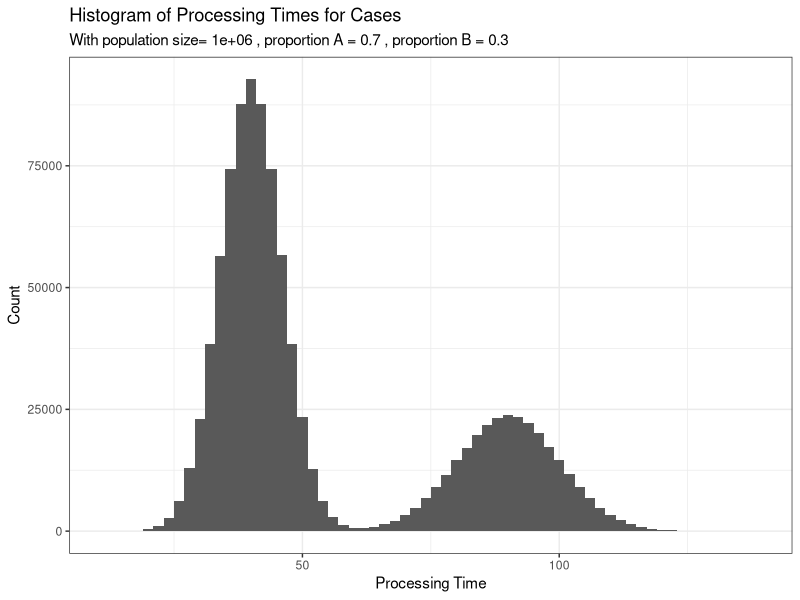
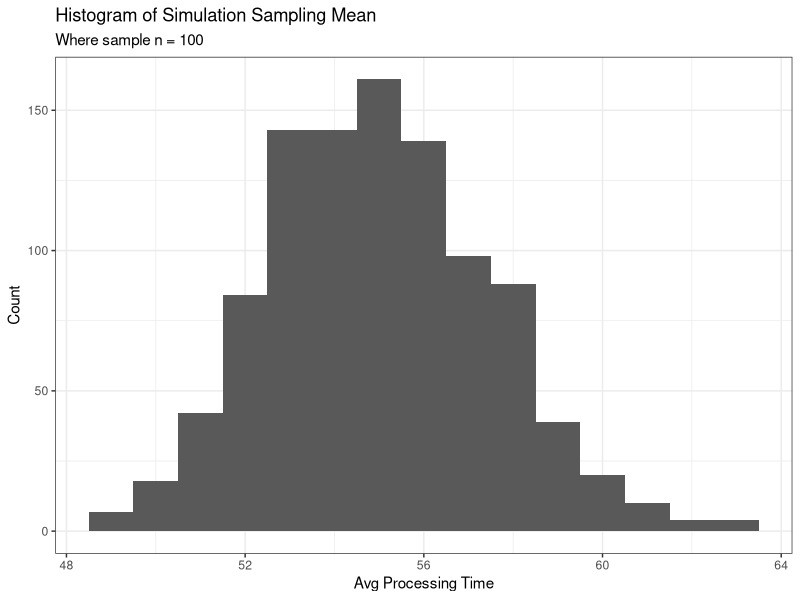
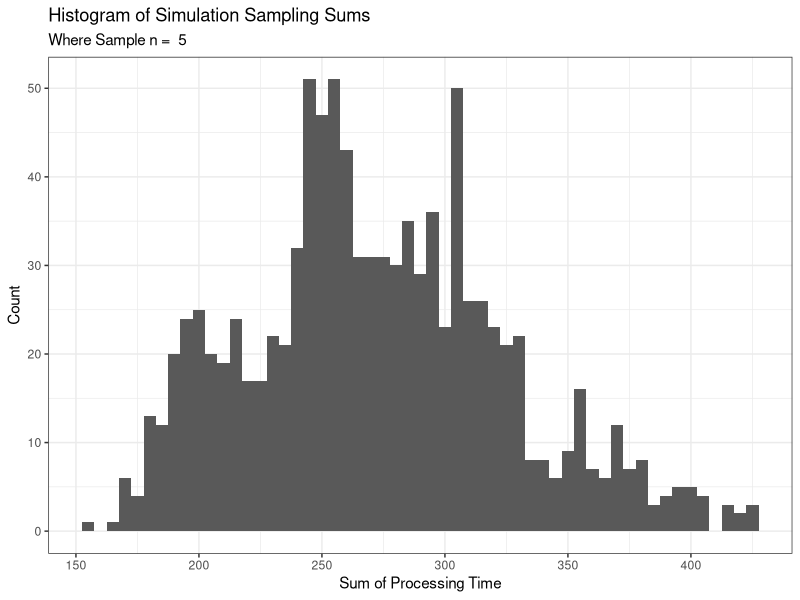
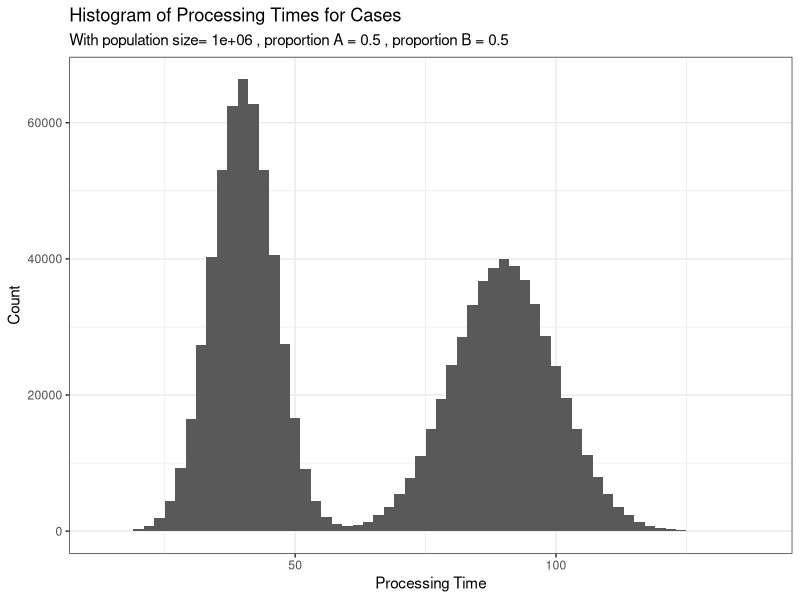
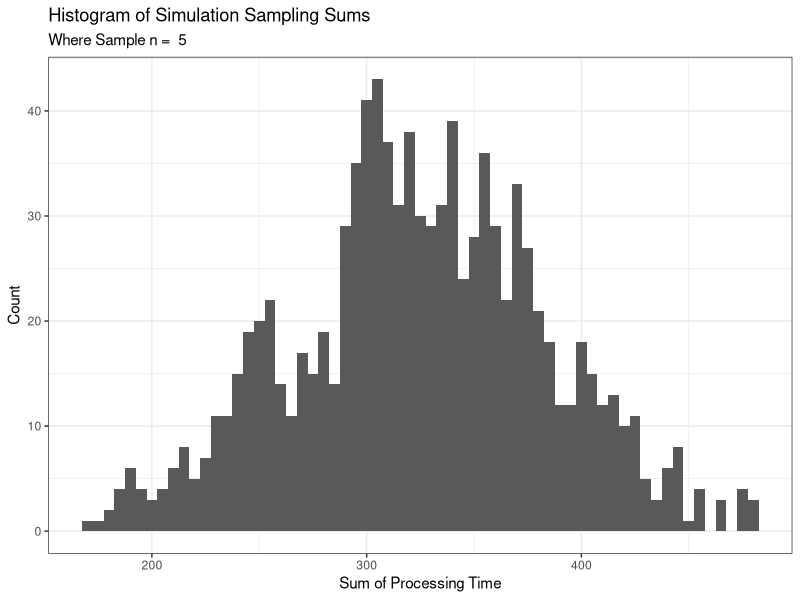
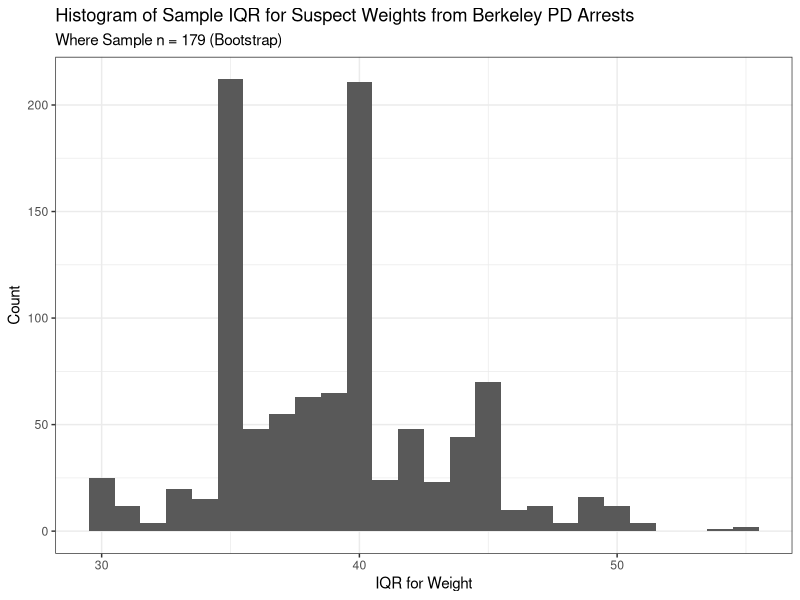

Generate these figures, in order, with R:
## ---- chunk 1
# load libraries and dependencies
suppressPackageStartupMessages( library(tidyverse) )
## ---- chunk 2
# simulate population
set.seed(42) # set seed for replications

m <- 1e6
pA <- 0.7
pB <- 1 - pA

# A is normally distributed with mean 40, sd 6
A <- rnorm(m * pA, 40, 6)

# B is normally distributed with mean 90, sd 10
B <- rnorm(m * pB, 90, 10)

# population is made up of A and B
sim_pop <- c( A, B )

# histogram of simulated population
ggplot() +
  geom_histogram(aes(x = sim_pop), binwidth = 2) +
  labs( title = 'Histogram of Processing Times for Cases',
        subtitle = paste('With population size=', m, ', proportion A =', pA, ', proportion B =', pB), 
        x = 'Processing Time',
        y = 'Count') +
  theme_bw()

## ---- chunk 3
set.seed(42) # set seed for replications

# simulated sampling mean 
m <- 1000
n <- 100

# collect samples and run means
samples <- replicate(m, sample_n(tibble(sim_pop), n))
sample_means <- map_dbl(samples, mean)

# histogram of simulated sampling mean
ggplot() +
  geom_histogram(aes(x = sample_means), binwidth = 1) +
  labs( title = 'Histogram of Simulation Sampling Mean',
        subtitle = paste('Where sample n =', n),
        x = 'Avg Processing Time',
        y = 'Count') +
  theme_bw()
## ---- chunk 4
# standard error of the sample mean
se <- sd(sample_means)
se
## ---- chunk 5
set.seed(42) # set seed for replications

# simulated sample sums
m <- 1000
n <- 5

# collect samples and get sums
sum_samples <- replicate(m, sample_n(tibble(sim_pop), n))
sample_sums <- map_dbl(sum_samples, sum)

# histogram of simulated sampling sums
ggplot() +
  geom_histogram(aes(x = sample_sums), binwidth = n) +
  labs( title = 'Histogram of Simulation Sampling Sums',
        subtitle = paste('Where Sample n = ', n),
        x = 'Sum of Processing Time',
        y = 'Count') +
  theme_bw()
## ---- chunk 6
# P(sum > 8hrs)
P <- sum( sample_sums > 480 ) / m
P
## ---- chunk 7
# simulate population
set.seed(42) # set seed for replications

m <- 1e6
pA <- 0.5
pB <- 1 - pA

# A is normally distributed with mean 40, sd 6
A <- rnorm(m * pA, 40, 6)

# B is normally distributed with mean 90, sd 10
B <- rnorm(m * pB, 90, 10)

# population is made up of A and B
sim_pop <- c( A, B )

# histogram of simulated population
ggplot() +
  geom_histogram(aes(x = sim_pop), binwidth = 2) +
  labs( title = 'Histogram of Processing Times for Cases',
        subtitle = paste('With population size=', m, ', proportion A =', pA, ', proportion B =', pB), 
        x = 'Processing Time',
        y = 'Count') +
  theme_bw()
## ---- chunk 8
set.seed(42) # set seed for replications

# simulated sample sums
m <- 1000
n <- 5

# collect samples and get sums
sum_samples <- replicate(m, sample_n(tibble(sim_pop), n))
sample_sums <- map_dbl(sum_samples, sum)

# histogram of simulated sampling sums
ggplot() +
  geom_histogram(aes(x = sample_sums), binwidth = n) +
  labs( title = 'Histogram of Simulation Sampling Sums',
        subtitle = paste('Where Sample n = ', n),
        x = 'Sum of Processing Time',
        y = 'Count') +
  theme_bw()
## ---- chunk 9
# P(sum > 8hrs)
P <- sum( sample_sums > 480 ) / m
P
## ---- chunk 10
# load libraries and dependencies
setwd("C:/Users/dunca/OneDrive/Desktop/Course Work/Intro to Data Science")
data <- read_csv("Data/Berkeley_PD_Log_-_Arrests.csv")
## ---- chunk 11
set.seed(42) # set seed for replications

# remove NA's from data
data <- data %>% filter(!is.na(Weight))

# create bootstrap distribution for sample IQR of body weight

m <- 1000
n <- length(data$Weight)

bs_samples <- replicate(m, sample_n(tibble(data$Weight), n, replace = TRUE))
bs_iqr <- map_dbl(bs_samples, IQR)

# histogram of bootstrap inter-quartile ranges
ggplot() +
  geom_histogram(aes(x = bs_iqr), binwidth = 1) +
  labs( title = 'Histogram of Sample IQR for Suspect Weights from Berkeley PD Arrests',
        subtitle = paste('Where Sample n =', n, '(Bootstrap)'),
        x = 'IQR for Weight',
        y = 'Count') +
  theme_bw()
## ---- chunk 12
# get 95% CI using standard error
CI_95p.SE <- mean(bs_iqr) + qnorm(c(0.025, 0.975)) * sd(bs_iqr)
names(CI_95p.SE) <- c('2.5%', '97.5%')
CI_95p.SE
## ---- chunk 13
# get 95% CI using quantiles
CI_95p.q <- quantile(bs_iqr, c(0.025, 0.975))
CI_95p.q
